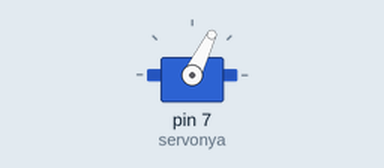
This sketch was run on a simulated Arduino Uno, built with avr-gcc and run on an emulated ATmega328P. On the bench: servo. Wiring (inferred from the names in the program): servo: signal pin 7. Servo pulses on a pin are drawn as a servo (544–2400 µs = 0–180°).

Above: at 0.05 s.
Timing chart, 0 to 5.9 s (numbered marks = the images above):
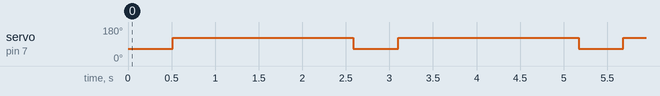

Measured:
- by itself, servo on pin 7 (servonya): alternates 122° for 2.1 s and 64° for 0.51 s

The sketch:

Kontrol_Motor_Servo.ino
```cpp
int servonya = 7;
int i;

void setup() {
     pinMode (servonya, OUTPUT);
}

void naik1(char j)
{
 for (i=0;i<j;i++){

digitalWrite(servonya, HIGH);
delayMicroseconds(1200);
digitalWrite(servonya, LOW);
delay(50);    }
}

void naik2(char j)
{
 for (i=0;i<j;i++){
digitalWrite(servonya, HIGH);
delayMicroseconds(1500);
digitalWrite(servonya, LOW);
delay(50);    }
}

void naik3(char j)
{
 for (i=0;i<j;i++){
digitalWrite(servonya, HIGH);
delayMicroseconds(1800);
digitalWrite(servonya, LOW);
delay(50);    }
}

void naik4(char j)
{
 for (i=0;i<j;i++){
digitalWrite(servonya, HIGH);
delayMicroseconds(2100);
digitalWrite(servonya, LOW);
delay(50);    }
}
void loop() {
        naik1(10);

        naik3(40);


}
```
